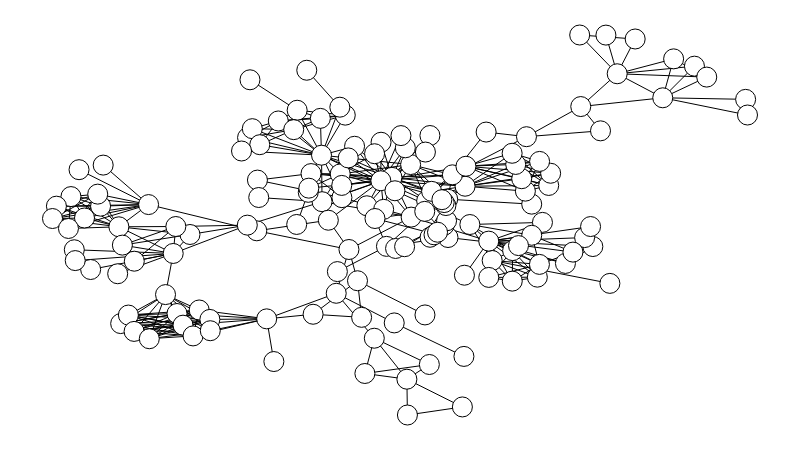

Source (notebook cell):
### Code cell
g2 = fm.load('onemode1.gml')
g2.set_all_nodes('labpos', 'hover')
g2.move('kamada_kawai')
g2.draw()

### Figure 1 — Plotly figure (JSON) as saved in the notebook; plotly's stock layout.template omitted (floating-point values rounded to 4 significant figures; data arrays with more than 128 entries replaced by an {"elided": "..."} marker saying what was removed)
{"data": [{"hoverinfo": "none", "line": {"color": "rgb(127, 127, 127)", "dash": "solid", "width": 0}, "mode": "lines", "type": "scatter", "x": [0.4578, 0.4578, null, 0, 1, null], "y": [0, 1, null, 0.5293, 0.5293, null]}, {"hoverinfo": "none", "line": {"color": "rgb(0, 0, 0)", "dash": "solid", "width": 1}, "mode": "lines", "type": "scatter", "x": {"elided": "1155 float values"}, "y": {"elided": "1155 float values"}}, {"hoverinfo": "text", "marker": {"color": "rgb(255, 255, 255)", "line": {"color": "rgb(0, 0, 0)", "width": 1}, "size": 20, "symbol": "circle"}, "mode": "markers", "text": {"elided": "149 str values"}, "textfont": {"color": "rgb(0, 0, 0)"}, "textposition": "middle center", "type": "scatter", "x": {"elided": "149 float values"}, "y": {"elided": "149 float values"}}, {"hoverinfo": "none", "mode": "text", "text": [], "textfont": {"color": "rgb(255, 255, 255)"}, "textposition": "middle center", "type": "scatter", "x": [], "y": []}, {"hoverinfo": "none", "mode": "text", "text": {"elided": "149 null values"}, "textfont": {"color": "rgb(0, 0, 0)"}, "textposition": "middle center", "type": "scatter", "x": {"elided": "149 float values"}, "y": {"elided": "149 float values"}}, {"hoverinfo": "none", "mode": "text", "text": {"elided": "385 null values"}, "textfont": {"color": "rgb(0, 0, 0)"}, "textposition": "middle center", "type": "scatter", "x": {"elided": "385 float values"}, "y": {"elided": "385 float values"}}, {"hoverinfo": "none", "marker": {"color": "rgba(255, 255, 255, 0)", "line": {"color": "rgba(255, 255, 255, 0)", "width": 0}, "size": 0, "symbol": "circle"}, "mode": "markers", "type": "scatter", "x": [0.5, 0, 1, 0.5], "y": [0, 0.5, 0.5, 1]}], "layout": {"height": 450, "margin": {"b": 0, "l": 0, "r": 0, "t": 0}, "plot_bgcolor": "rgb(255, 255, 255)", "showlegend": false, "width": 800, "xaxis": {"showgrid": false, "showticklabels": false, "zeroline": false}, "yaxis": {"showgrid": false, "showticklabels": false, "zeroline": false}}}
